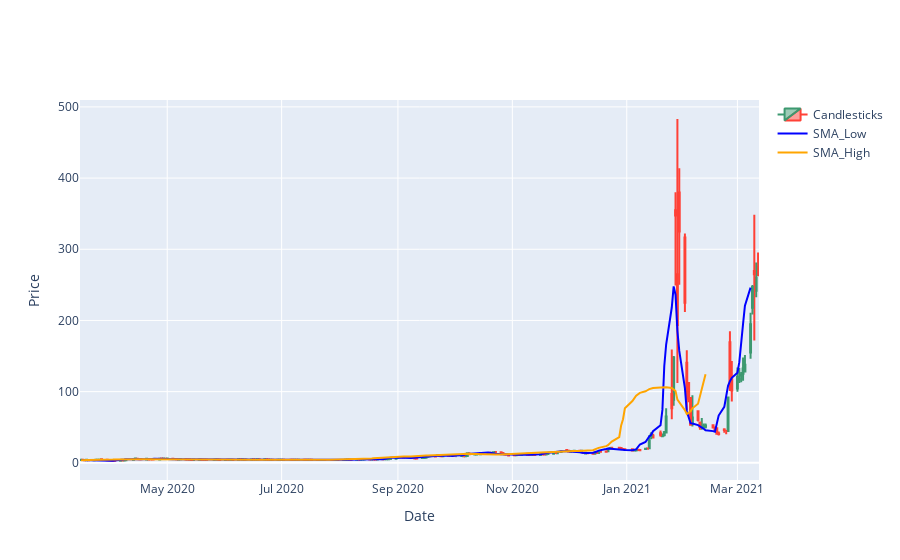

Notebook code for this chart:
### Code cell
fig = go.Figure()
fig.add_trace(go.Candlestick(
    x=df.index,
    open=df['Open'],
    high=df['High'],
    low=df['Low'],
    close=df['Close'],
    name='Candlesticks'
))
fig.add_trace(go.Scatter(
    x=df.index,
    y=df['SMA_Low'],
    line=dict(color='blue'),
    name='SMA_Low'
))
fig.add_trace(go.Scatter(
    x=df.index,
    y=df['SMA_High'],
    line=dict(color='orange'),
    name='SMA_High'
))
fig.update_layout(
    xaxis_title='Date',
    yaxis_title='Price',
    xaxis_rangeslider_visible=False
)
fig.show()

### Figure 1 — Plotly figure (JSON) as saved in the notebook; plotly's stock layout.template omitted (floating-point values rounded to 4 significant figures; data arrays with more than 128 entries replaced by an {"elided": "..."} marker saying what was removed)
{"data": [{"close": {"elided": "251 float values"}, "high": {"elided": "251 float values"}, "low": {"elided": "251 float values"}, "name": "Candlesticks", "open": {"elided": "251 float values"}, "type": "candlestick", "x": {"elided": "251 str values"}}, {"line": {"color": "blue"}, "name": "SMA_Low", "type": "scatter", "x": {"elided": "251 str values"}, "y": {"elided": "251 float values"}}, {"line": {"color": "orange"}, "name": "SMA_High", "type": "scatter", "x": {"elided": "251 str values"}, "y": {"elided": "251 float values"}}], "layout": {"xaxis": {"rangeslider": {"visible": false}, "title": {"text": "Date"}}, "yaxis": {"title": {"text": "Price"}}}}
